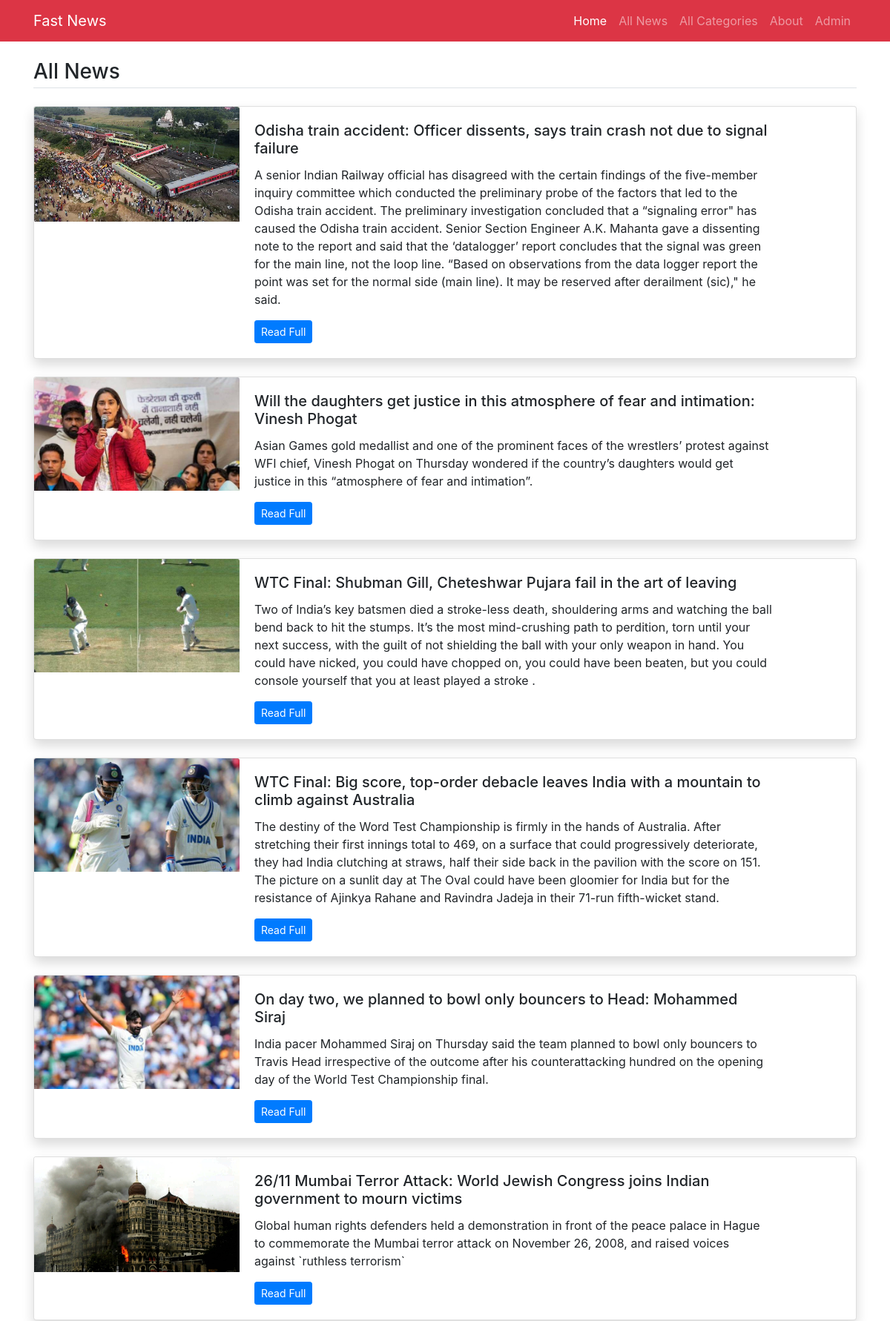
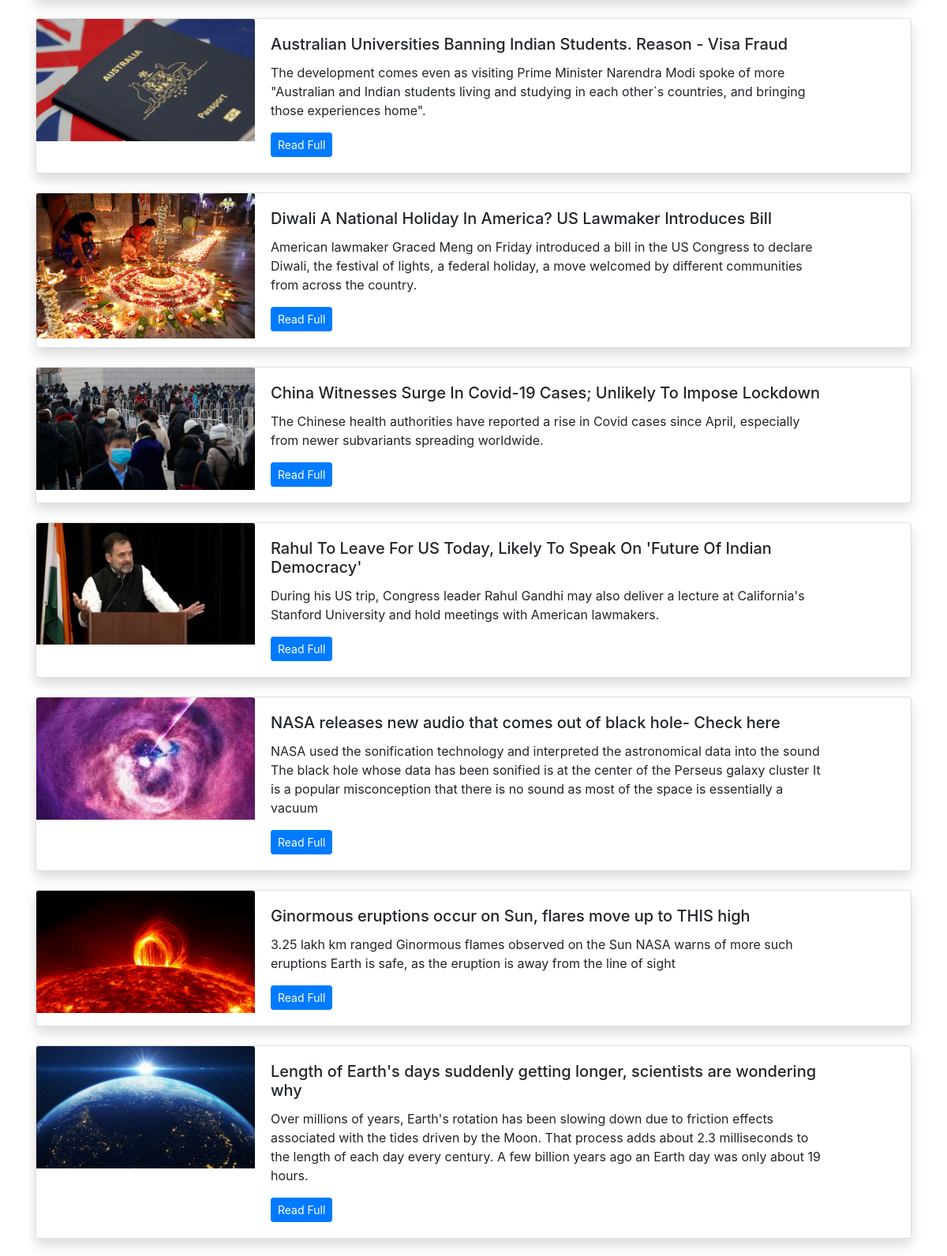
The app's page /all-news (upper part) with its own data (2 pictures, top to bottom).
### main/models.py (models this page shows, shortened)
class News(models.Model):
    category=models.ForeignKey(Category,on_delete=models.CASCADE)
    title=models.CharField(max_length=300)
    image=models.ImageField(upload_to='imgs/')
    detail=models.TextField()
    add_time=models.DateTimeField(auto_now_add=True)
    class Meta:
        verbose_name_plural='News'

### main/views.py (the view)
# urls.py: path('all-news',views.all_news,name='all-news'),
def all_news(request):
    all_news=News.objects.all()[::-1]
    return render(request,'all-news.html',{
        'all_news':all_news
    })

### main/templates/all-news.html
{% extends 'base.html' %}
{% block content %}
<main class="container mt-3 mb-5">
	<h3 class="border-bottom pb-1 my-4">All News</h3>
    {% for news in all_news %}
	<div class="card mb-4 shadow">
	  <div class="row no-gutters">
	    <div class="col-md-3">
            <img src="/media/{{news.image}}" class="card-img-top" alt="{{news.title}}">
	    </div>
	    <div class="col-md-8">
	      <div class="card-body">
	        <h5 class="card-title">{{news.title}}</h5>
	        <p class="card-text">{{news.detail}}</p>
	        <p class="card-text"><a href="/detail/{{news.id}}" class="btn btn-sm btn-primary">Read Full</a></p>
	      </div>
	    </div>
	  </div>
    </div>
    {% endfor %}
</main>
{% endblock %}

### records on screen
News: image (picture), title "Odisha train accident: Officer dissents, says train crash not due to signal failure", detail "A senior Indian Railway official has disagreed with the certain findings of the five-member inquiry committee which conducted the preliminary probe of the factors that led to the Odisha train accident. The preliminary investigation concluded that a “signaling error\" has caused the Odisha train accident. Senior Section Engineer A.K. Mahanta gave a dissenting note to the report and said that the ‘datalogger’ report concludes that the signal was green for the main line, not the loop line. “Based on observations from the data logger report the point was set for the normal side (main line). It may be reserved after derailment (sic),\" he said."
News: image (picture), title "Will the daughters get justice in this atmosphere of fear and intimation: Vinesh Phogat", detail "Asian Games gold medallist and one of the prominent faces of the wrestlers’ protest against WFI chief, Vinesh Phogat on Thursday wondered if the country’s daughters would get justice in this “atmosphere of fear and intimation”."
News: image (picture), title "WTC Final: Shubman Gill, Cheteshwar Pujara fail in the art of leaving", detail "Two of India’s key batsmen died a stroke-less death, shouldering arms and watching the ball bend back to hit the stumps. It’s the most mind-crushing path to perdition, torn until your next success, with the guilt of not shielding the ball with your only weapon in hand. You could have nicked, you could have chopped on, you could have been beaten, but you could console yourself that you at least played a stroke ."
News: image (picture), title "WTC Final: Big score, top-order debacle leaves India with a mountain to climb against Australia", detail "The destiny of the Word Test Championship is firmly in the hands of Australia. After stretching their first innings total to 469, on a surface that could progressively deteriorate, they had India clutching at straws, half their side back in the pavilion with the score on 151. The picture on a sunlit day at The Oval could have been gloomier for India but for the resistance of Ajinkya Rahane and Ravindra Jadeja in their 71-run fifth-wicket stand."
News: image (picture), title "On day two, we planned to bowl only bouncers to Head: Mohammed Siraj", detail "India pacer Mohammed Siraj on Thursday said the team planned to bowl only bouncers to Travis Head irrespective of the outcome after his counterattacking hundred on the opening day of the World Test Championship final."
News: image (picture), title "26/11 Mumbai Terror Attack: World Jewish Congress joins Indian government to mourn victims", detail "Global human rights defenders held a demonstration in front of the peace palace in Hague to commemorate the Mumbai terror attack on November 26, 2008, and raised voices against `ruthless terrorism`"
News: image (picture), title "Australian Universities Banning Indian Students. Reason - Visa Fraud", detail "The development comes even as visiting Prime Minister Narendra Modi spoke of more \"Australian and Indian students living and studying in each other`s countries, and bringing those experiences home\"."
News: image (picture), title "Diwali A National Holiday In America? US Lawmaker Introduces Bill", detail "American lawmaker Graced Meng on Friday introduced a bill in the US Congress to declare Diwali, the festival of lights, a federal holiday, a move welcomed by different communities from across the country."
News: image (picture), title "China Witnesses Surge In Covid-19 Cases; Unlikely To Impose Lockdown", detail "The Chinese health authorities have reported a rise in Covid cases since April, especially from newer subvariants spreading worldwide."
News: image (picture), title "Rahul To Leave For US Today, Likely To Speak On 'Future Of Indian Democracy'", detail "During his US trip, Congress leader Rahul Gandhi may also deliver a lecture at California's Stanford University and hold meetings with American lawmakers."
News: image (picture), title "NASA releases new audio that comes out of black hole- Check here", detail "NASA used the sonification technology and interpreted the astronomical data into the sound The black hole whose data has been sonified is at the center of the Perseus galaxy cluster It is a popular misconception that there is no sound as most of the space is essentially a vacuum"
News: image (picture), title "Ginormous eruptions occur on Sun, flares move up to THIS high", detail "3.25 lakh km ranged Ginormous flames observed on the Sun NASA warns of more such eruptions Earth is safe, as the eruption is away from the line of sight"
News: image (picture), title "Length of Earth's days suddenly getting longer, scientists are wondering why", detail "Over millions of years, Earth's rotation has been slowing down due to friction effects associated with the tides driven by the Moon. That process adds about 2.3 milliseconds to the length of each day every century. A few billion years ago an Earth day was only about 19 hours."
